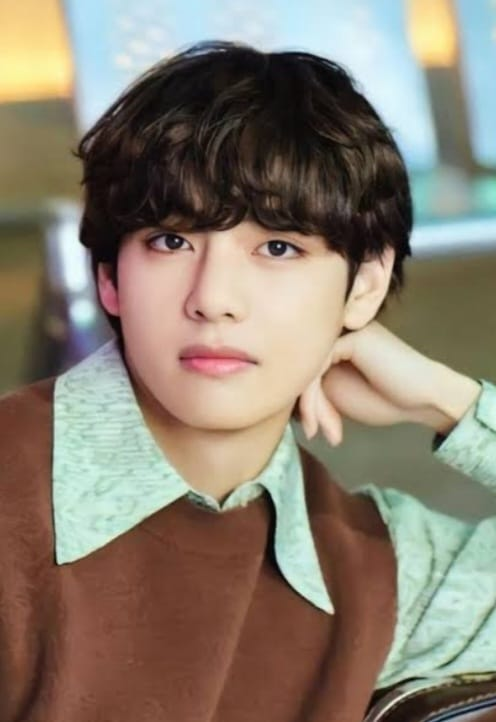
#> input picture BTS V.jpg, 496 x 722 px
$ jupyter execute 'Cartoon Effect.ipynb'
#> lines starting #> are read from the running program, lines starting #| are printed output that depends on the picture; after the words box and inside, x2 and y2 are one past the last pixel; in counts of white or black regions, pixels touching at a corner belong together
[cell 1]
import cv2
import numpy as np
import matplotlib.pyplot as plt

[cell 2]
def plt_imshow(image):
    plt.imshow(image)
    plt.axis('on')

def read_file(filename):
#> called with filename = 'BTS V.jpg'
    img = cv2.imread(filename)
#> img is the input picture: shape (722, 496, 3); mean B, G, R 111.8, 126.3, 137
    img = cv2.cvtColor(img, cv2.COLOR_BGR2RGB)
    plt_imshow(img)
    plt.show()
    return img

filename = "BTS V.jpg"
img= read_file(filename)
org_img = np.copy(img)

[cell 3]
def edge_mask(img, line_size, blur_value):
#> called with line_size = 7, blur_value = 7
    gray = cv2.cvtColor(img, cv2.COLOR_RGB2GRAY)
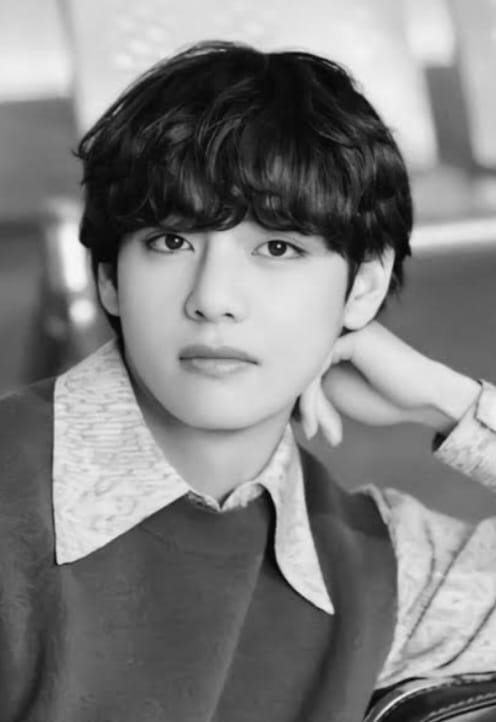
#> gray: shape (722, 496); min 3, max 248, mean 127.8
    gray_blur = cv2.medianBlur(gray, blur_value)
    edges = cv2.adaptiveThreshold(gray_blur, 255, cv2.ADAPTIVE_THRESH_MEAN_C, cv2.THRESH_BINARY, line_size, blur_value)
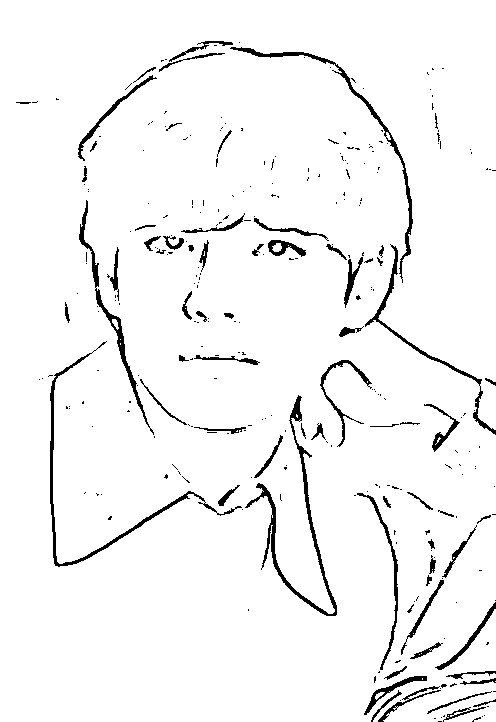
#> edges: shape (722, 496); 95.7% white; 303 black regions (232 under 20 px), largest, box (x1, y1, x2, y2) and area: (245, 395, 337, 616) 1698, (50, 341, 242, 567) 1399, (230, 47, 413, 283) 1234
    return edges

[cell 4]
line_size, blur_value= 7,7
edges=edge_mask(img, line_size, blur_value)
plt.imshow(edges, cmap="binary")
plt.show()

[cell 5]
def color_quantization(img, k):
#> called with k = 9
    data = np.float32(img).reshape((-1, 3))
    criteria = (cv2.TERM_CRITERIA_EPS + cv2.TERM_CRITERIA_MAX_ITER, 20, 0.001)

    ret, label, center = cv2.kmeans(data, k, None, criteria, 10, cv2.KMEANS_RANDOM_CENTERS)
#> ret = 182995724.9; center = [[143.5, 167.9, 160.4], [113.5, 74.01, 55.47], [123.6, 112, 90.99], [70.93, 51.4, 40.95], [196, 158.2, 134.5], [177.9, 209.9, 200.5], [232.7, 209.9, 174.8], [27.89, 20.68, 18.19], [201.7, 230.7, 233.6]]
    center = np.uint8(center)
#> center = [[143, 167, 160], [113, 74, 55], [123, 112, 90], [70, 51, 40], [195, 158, 134], [177, 209, 200], [232, 209, 174], [27, 20, 18], [201, 230, 233]]

    result = center[label.flatten()]
    result = result.reshape(img.shape)
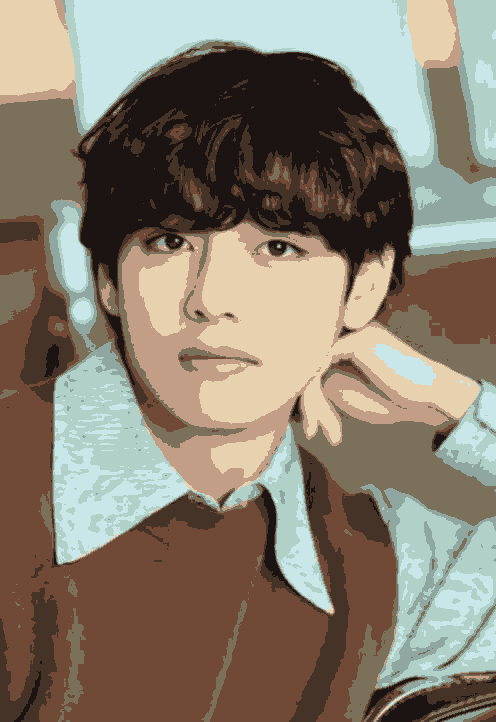
#> result: shape (722, 496, 3); mean R, G, B 136.2, 125.8, 111.2

    return result

[cell 6]
img = color_quantization(img, k=9)
plt.imshow(img)
plt.show()

[cell 7]
blurred = cv2.bilateralFilter(img, d=7, sigmaColor=200, sigmaSpace=200)
plt.imshow(blurred)
plt.show()

[cell 8]
def cartoon():
    c=cv2.bitwise_and(blurred, blurred, mask=edges)
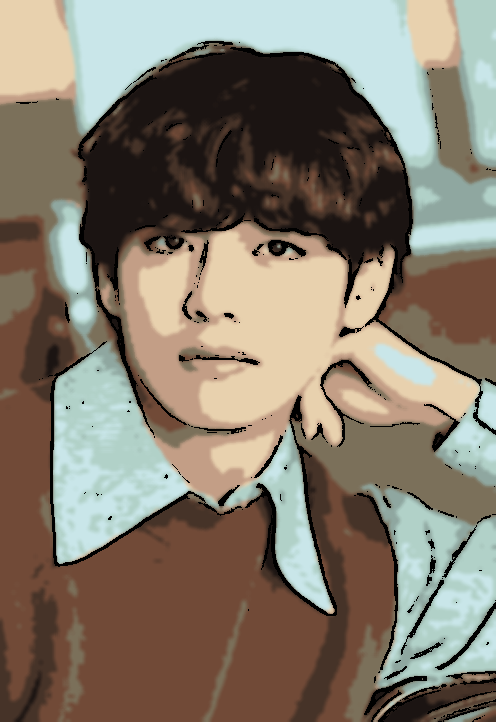
#> c: shape (722, 496, 3); mean R, G, B 132.2, 122.3, 108.2


    plt.imshow(org_img)
    plt.title("Original_image")
    plt.show()

    plt.imshow(c)
    plt.title("Cartoonified_image")
    plt.show()

$ run again, with Deepika Padukone.jpg copied over BTS V.jpg
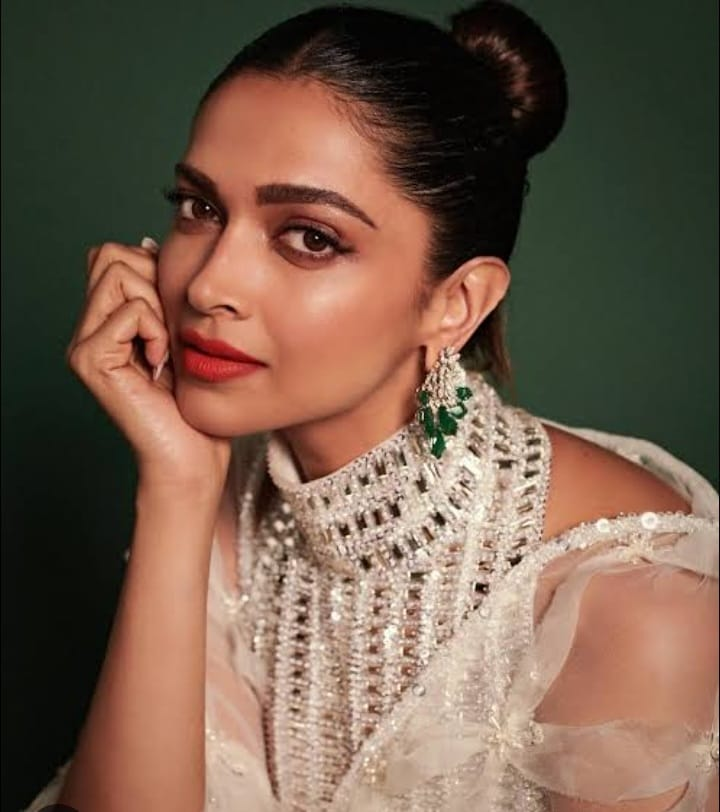
#> input picture Deepika Padukone.jpg, 720 x 812 px
#> in read_file, img is the input picture: shape (812, 720, 3); mean B, G, R 76.5, 93.2, 117.3
#> in edge_mask, `edges = cv2.adaptiveThreshold(gray_blur, 255, cv2.ADAPTIVE_THRESH_MEAN..`:
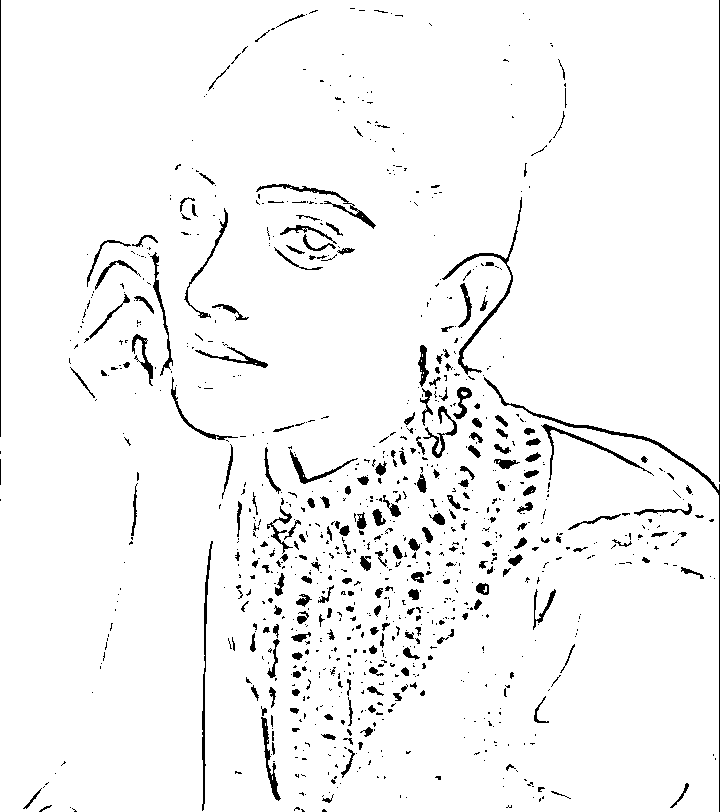
#> edges: shape (812, 720); 95.9% white; 967 black regions (740 under 20 px), largest, box (x1, y1, x2, y2) and area: (484, 377, 720, 812) 1169, (442, 197, 522, 375) 840, (202, 541, 213, 811) 623
#> in color_quantization, `ret, label, center = cv2.kmeans(data, k, None, criteria, 10, cv2.KMEAN..`: ret = 182298680.2; center = [[225.4, 205.4, 187.8], [205.5, 174.1, 154.6], [191.1, 149.3, 127.2], [82.43, 44.05, 31.89], [39.35, 52.73, 39.06], [130.3, 74.53, 57.81], [196.9, 128.6, 99.99], [13.32, 13.09, 8.74], [166.9, 107.9, 85.39]]
#> in color_quantization, `center = np.uint8(center)`: center = [[225, 205, 187], [205, 174, 154], [191, 149, 127], [82, 44, 31], [39, 52, 39], [130, 74, 57], [196, 128, 99], [13, 13, 8], [166, 107, 85]]
#> in cartoon, `c=cv2.bitwise_and(blurred, blurred, mask=edges)`:
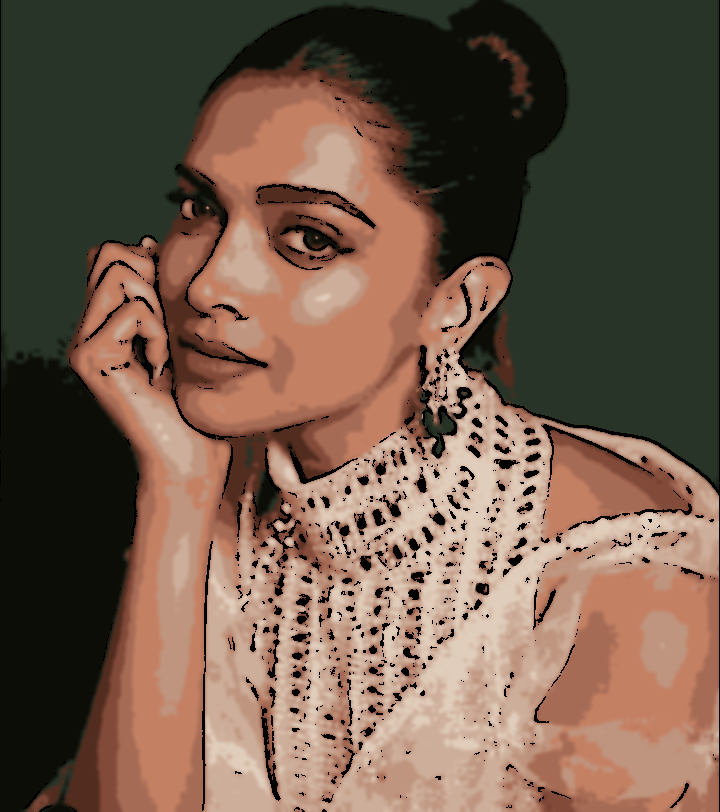
#> c: shape (812, 720, 3); mean R, G, B 112, 89.4, 73.3

$ run again, with girl.jpg copied over BTS V.jpg
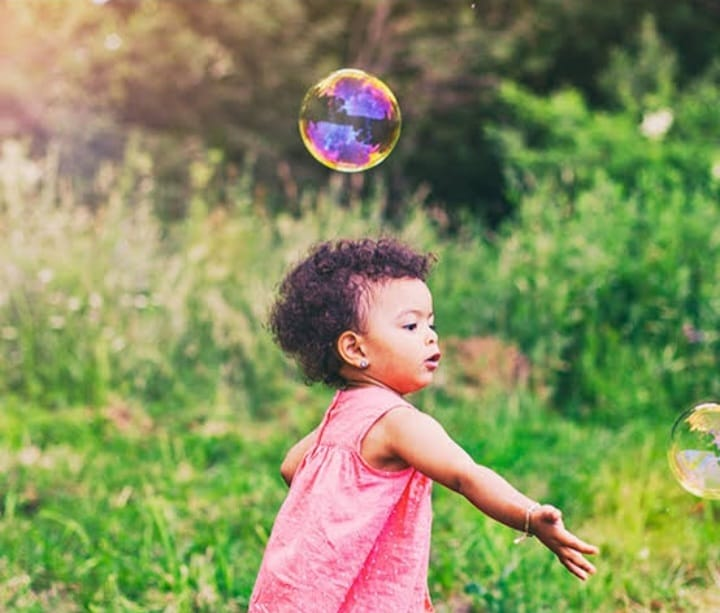
#> input picture girl.jpg, 720 x 613 px
#> in read_file, img is the input picture: shape (613, 720, 3); mean B, G, R 94.6, 143.8, 136.2
#> in edge_mask, `edges = cv2.adaptiveThreshold(gray_blur, 255, cv2.ADAPTIVE_THRESH_MEAN..`:
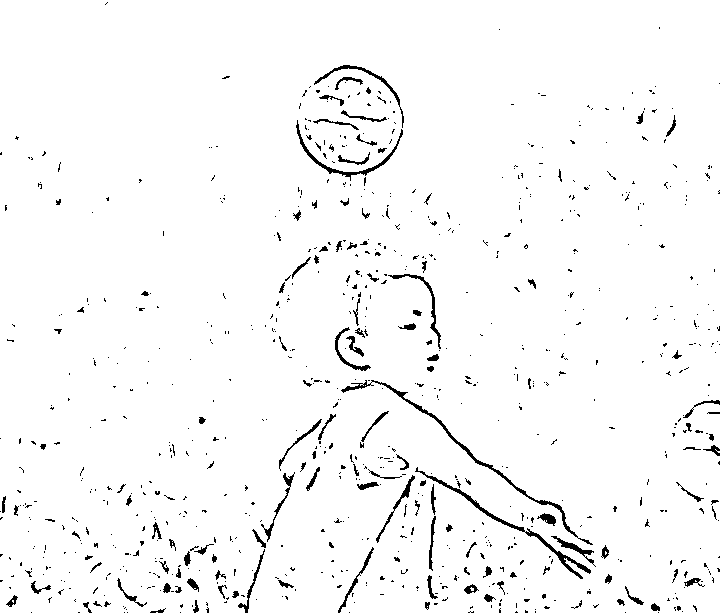
#> edges: shape (613, 720); 97% white; black in thin lines or dots
#> in color_quantization, `ret, label, center = cv2.kmeans(data, k, None, criteria, 10, cv2.KMEAN..`: ret = 348798319.2; center = [[203.2, 185.2, 139.6], [115.8, 164.4, 71.74], [242.1, 190, 199.9], [98.3, 89.11, 70.46], [45.2, 63.09, 46.04], [71.86, 134.5, 56.13], [163.9, 177.4, 98.31], [225, 114.2, 138.4], [144.8, 123.3, 97.96]]
#> in color_quantization, `center = np.uint8(center)`: center = [[203, 185, 139], [115, 164, 71], [242, 190, 199], [98, 89, 70], [45, 63, 46], [71, 134, 56], [163, 177, 98], [225, 114, 138], [144, 123, 97]]
#> in cartoon, `c=cv2.bitwise_and(blurred, blurred, mask=edges)`:
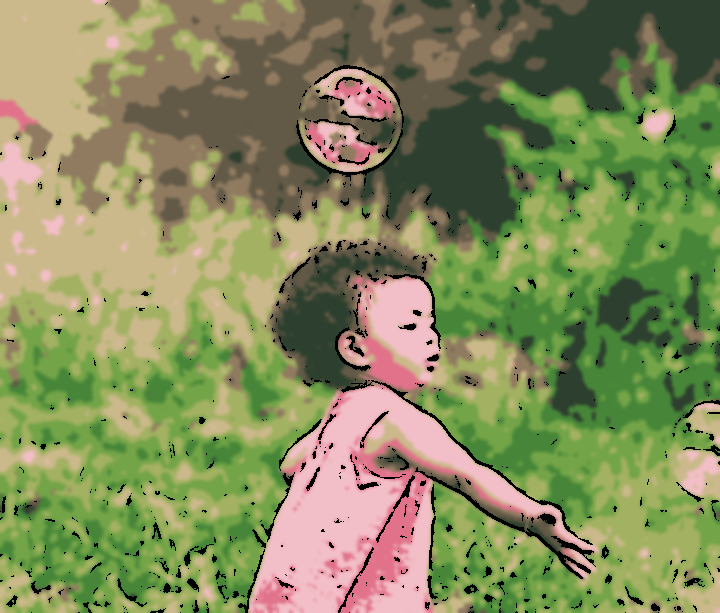
#> c: shape (613, 720, 3); mean R, G, B 132, 139.8, 91.6
